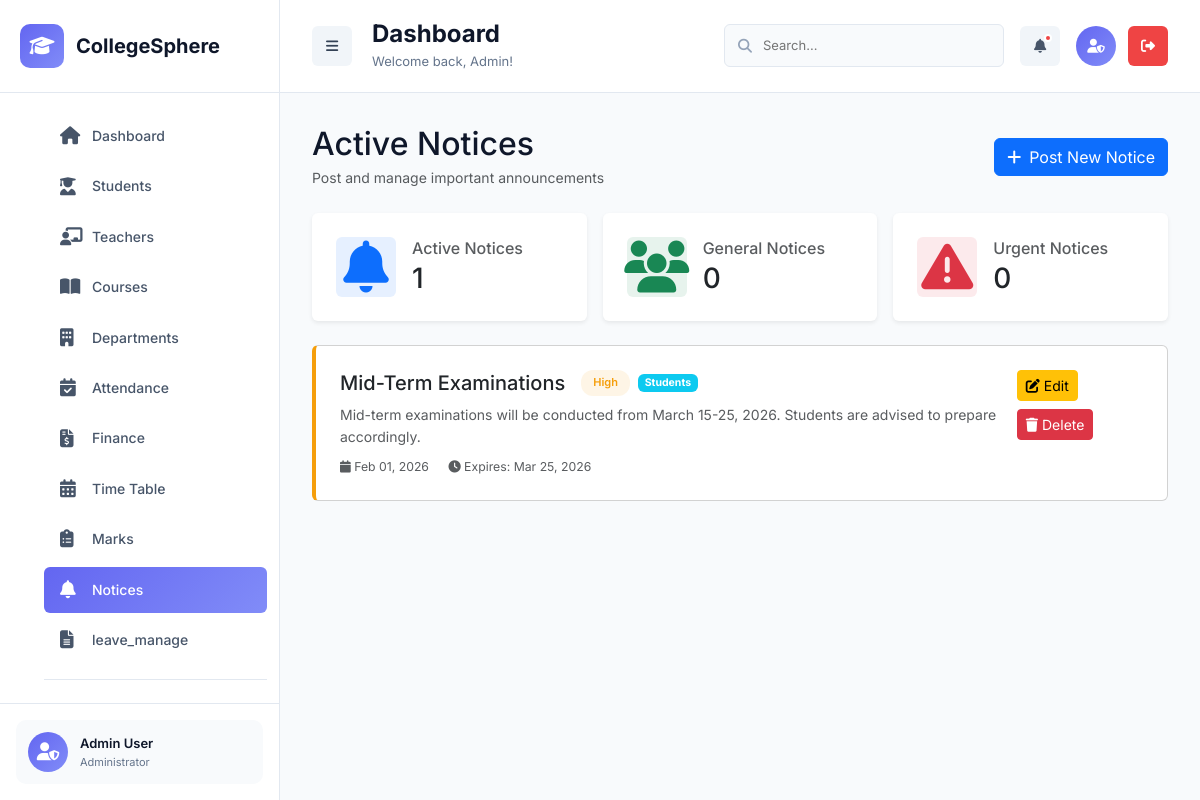
Screenshot of /college_sphere/admin/notices.php (signed in) with the database file from the repository.
### tables this page shows
CREATE TABLE `notices` (
  `notice_id` int(11) NOT NULL,
  `title` varchar(200) NOT NULL,
  `description` text NOT NULL,
  `notice_date` date NOT NULL,
  `expiry_date` date DEFAULT NULL,
  `target_audience` enum('All','Students','Teachers','Staff') DEFAULT 'All',
  `priority` enum('Low','Medium','High','Urgent') DEFAULT 'Medium',
  `created_by` int(11) DEFAULT NULL,
  `created_at` timestamp NOT NULL DEFAULT current_timestamp()
);

### college_sphere/config/db.php (called while the page is built, shortened)
<?php
$conn = new mysqli(DB_HOST, DB_USER, DB_PASS, DB_NAME);
$conn->set_charset("utf8mb4");
function execute_query($query) {
    global $conn;
    $result = $conn->query($query);
    return $result;
}
function get_row($query) {
    $result = execute_query($query);
    if ($result && $result->num_rows > 0) {
        return $result->fetch_assoc();
    }
    return null;
}
function get_all($query) {
    $result = execute_query($query);
    if ($result && $result->num_rows > 0) {
        return $result->fetch_all(MYSQLI_ASSOC);
    }
    return [];
}
?>

### college_sphere/admin/notices.php (the view, shortened to what this page needs)
<?php
require_once '../config/db.php';
$notices = get_all("SELECT * FROM notices WHERE expiry_date >= CURDATE() ORDER BY priority DESC, notice_date DESC");
$stats = get_row("SELECT COUNT(*) as total,
                 COUNT(CASE WHEN target_audience='All' THEN 1 END) as all_count,
                 COUNT(CASE WHEN priority='Urgent' THEN 1 END) as urgent_count
                 FROM notices WHERE expiry_date >= CURDATE()");
?>
<!DOCTYPE html>
<html lang="en">
<head>
    <link href="https://cdn.jsdelivr.net/npm/bootstrap@5.3.2/dist/css/bootstrap.min.css" rel="stylesheet">
    <link href="https://cdnjs.cloudflare.com/ajax/libs/font-awesome/6.5.0/css/all.min.css" rel="stylesheet">
    <link rel="stylesheet" href="../assets/css/admin.css">
</head>
<body>
    <?php include 'includes/sidebar.php'; ?>
    <main class="main-content" id="mainContent">
        <?php include 'includes/navbar.php'; ?>
        <div class="dashboard-container">
            <div class="d-flex justify-content-between align-items-center mb-4">
                <div>
                    <h2 class="mb-1">Active Notices</h2>
                    <p class="text-muted mb-0">Post and manage important announcements</p>
                </div>
                <button class="btn btn-primary" data-bs-toggle="modal" data-bs-target="#addNoticeModal">
                    <i class="fas fa-plus me-2"></i>Post New Notice
                </button>
            </div>
            <div class="row g-3 mb-4">
                <div class="col-md-4">
                    <div class="card border-0 shadow-sm">
                        <div class="card-body">
                            <div class="d-flex align-items-center">
                                <div class="stat-icon bg-primary bg-opacity-10 text-primary rounded p-3">
                                    <i class="fas fa-bell fa-2x"></i>
                                </div>
                                <div class="flex-grow-1 ms-3">
                                    <h6 class="text-muted mb-1">Active Notices</h6>
                                    <h3 class="mb-0"><?php echo $stats['total']; ?></h3>
                                </div>
                            </div>
                        </div>
                    </div>
                </div>
                <div class="col-md-4">
                    <div class="card border-0 shadow-sm">
                        <div class="card-body">
                            <div class="d-flex align-items-center">
                                <div class="stat-icon bg-success bg-opacity-10 text-success rounded p-3">
                                    <i class="fas fa-users fa-2x"></i>
                                </div>
                                <div class="flex-grow-1 ms-3">
                                    <h6 class="text-muted mb-1">General Notices</h6>
                                    <h3 class="mb-0"><?php echo $stats['all_count']; ?></h3>
                                </div>
                            </div>
                        </div>
                    </div>
                </div>
                <div class="col-md-4">
                    <div class="card border-0 shadow-sm">
                        <div class="card-body">
                            <div class="d-flex align-items-center">
                                <div class="stat-icon bg-danger bg-opacity-10 text-danger rounded p-3">
                                    <i class="fas fa-exclamation-triangle fa-2x"></i>
                                </div>
                                <div class="flex-grow-1 ms-3">
                                    <h6 class="text-muted mb-1">Urgent Notices</h6>
                                    <h3 class="mb-0"><?php echo $stats['urgent_count']; ?></h3>
                                </div>
                            </div>
                        </div>
                    </div>
                </div>
            </div>
            <div class="row">
                <?php foreach ($notices as $notice): ?>
                    <div class="col-12">
                        <div class="card notice-card <?php echo strtolower($notice['priority']); ?>">
                            <div class="card-body">
                                <div class="d-flex justify-content-between align-items-start">
                                    <div class="flex-grow-1">
                                        <div class="d-flex align-items-center mb-2">
                                            <h5 class="mb-0 me-3"><?php echo htmlspecialchars($notice['title']); ?></h5>
                                            <span class="priority-badge priority-<?php echo strtolower($notice['priority']); ?>">
                                                <?php echo $notice['priority']; ?>
                                            </span>
                                            <span class="badge bg-info ms-2"><?php echo $notice['target_audience']; ?></span>
                                        </div>
                                        <p class="text-muted mb-2"><?php echo nl2br(htmlspecialchars($notice['description'])); ?></p>
                                        <div class="text-muted small">
                                            <i class="fas fa-calendar"></i> <?php echo date('M d, Y', strtotime($notice['notice_date'])); ?>
                                            <span class="ms-3"><i class="fas fa-clock"></i> Expires: <?php echo date('M d, Y', strtotime($notice['expiry_date'])); ?></span>
                                        </div>
                                    </div>
                                    <div class="ms-3">
                                        <button class="btn btn-sm btn-warning mb-2" onclick="editNotice(<?php echo $notice['notice_id']; ?>)">
                                            <i class="fas fa-edit"></i> Edit
                                        </button>
                                        <button class="btn btn-sm btn-danger" onclick="deleteNotice(<?php echo $notice['notice_id']; ?>)">
                                            <i class="fas fa-trash"></i> Delete
                                        </button>
                                    </div>
                                </div>
                            </div>
                        </div>
                    </div>
                <?php endforeach; ?>
            </div>
        </div>
    </main>
</body>
</html>

### college_sphere/assets/css/admin.css (style rules this page uses)
:root { --primary: #6366f1; --primary-dark: #4f46e5; --primary-light: #818cf8; --success: #10b981; --warning: #f59e0b; --danger: #ef4444; --info: #3b82f6; --dark: #1e293b; --dark-light: #334155; --gray-50: #f8fafc; --gray-100: #f1f5f9; --gray-200: #e2e8f0; --gray-300: #cbd5e1; --gray-400: #94a3b8; --gray-500: #64748b; --gray-600: #475569; --gray-700: #334155; --gray-800: #1e293b; --gray-900: #0f172a; --sidebar-width: 280px; --sidebar-collapsed: 80px; --sidebar-bg: #ffffff; --sidebar-hover: #f8fafc; --shadow-sm: 0 1px 2px 0 rgba(0, 0, 0, 0.05); --shadow: 0 1px 3px 0 rgba(0, 0, 0, 0.1), 0 1px 2px -1px rgba(0, 0, 0, 0.1); --shadow-md: 0 4px 6px -1px rgba(0, 0, 0, 0.1), 0 2px 4px -2px rgba(0, 0, 0, 0.1); --shadow-lg: 0 10px 15px -3px rgba(0, 0, 0, 0.1), 0 4px 6px -4px rgba(0, 0, 0, 0.1); --shadow-xl: 0 20px 25px -5px rgba(0, 0, 0, 0.1), 0 8px 10px -6px rgba(0, 0, 0, 0.1); --transition: all 0.3s cubic-bezier(0.4, 0, 0.2, 1); --transition-fast: all 0.15s ease; --radius-sm: 6px; --radius: 10px; --radius-lg: 16px; --radius-xl: 20px; }
* { margin: 0; padding: 0; box-sizing: border-box; }
body { font-family: 'Inter', -apple-system, BlinkMacSystemFont, 'Segoe UI', sans-serif; background: var(--gray-50); color: var(--gray-900); line-height: 1.6; overflow-x: hidden; font-size: 14px; }
.main-content { margin-left: var(--sidebar-width); min-height: 100vh; transition: var(--transition); background: var(--gray-50); }
.dashboard-container { padding: 32px; }
.stat-icon { width: 60px; height: 60px; border-radius: var(--radius); display: flex; align-items: center; justify-content: center; font-size: 26px; flex-shrink: 0; }
.card-body { padding: 24px; }

### college_sphere/admin/notices.php (style rules this page uses)
.notice-card { border-left: 4px solid #6366f1; margin-bottom: 20px; transition: 0.3s; }
.notice-card.high { border-left-color: #f59e0b; }
.priority-badge { padding: 4px 12px; border-radius: 12px; font-size: 11px; font-weight: 600; }
.priority-high { background: rgba(245, 158, 11, 0.1); color: #f59e0b; }

### rows the page displays
notices: title "Mid-Term Examinations", priority "High", target_audience "Students", description "Mid-term examinations will be conducted from March 15-25, 2026. Students are advised to prepare accordingly.", notice_date "Feb 01, 2026", expiry_date "Mar 25, 2026"

### other values shown
$page_title "Dashboard"
$page_subtitle "Welcome back, Admin!"
$stats['total'] "1"
$stats['all_count'] "0"
$stats['urgent_count'] "0"
